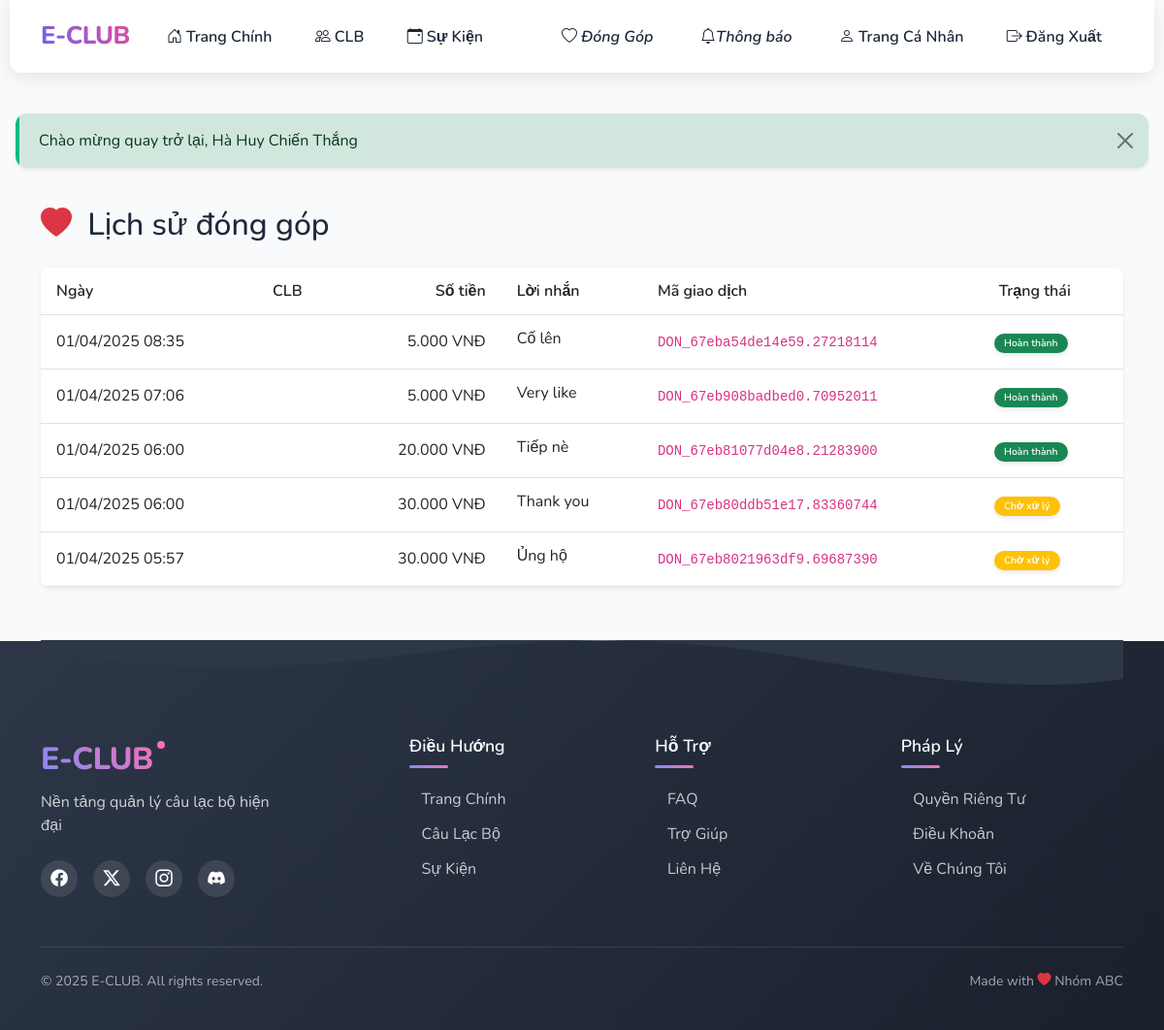
/index.php?page=my_donations (signed in), run on the app's committed database.
### tables this page shows
CREATE TABLE `donations` (
  `id` int(11) NOT NULL,
  `user_id` int(11) DEFAULT NULL,
  `amount` decimal(15,2) NOT NULL,
  `message` text DEFAULT NULL,
  `status` enum('pending','completed','failed') DEFAULT 'pending',
  `transaction_code` varchar(100) DEFAULT NULL,
  `created_at` timestamp NOT NULL DEFAULT current_timestamp(),
  `club_id` int(11) NOT NULL
);

### pages/my_donations.php (the view, shortened to what this page needs)
<?php
require_once __DIR__ . '/../config.php';
$sql = "SELECT d.*, c.name AS club_name
        FROM donations d
        LEFT JOIN clubs c ON d.club_id = c.id
        WHERE d.user_id = ?
        ORDER BY d.created_at DESC";
$stmt = $conn->prepare($sql);
$stmt->bind_param("i", $_SESSION['user_id']);
$stmt->execute();
$donations = $stmt->get_result()->fetch_all(MYSQLI_ASSOC);
?>
<div class="container py-4">
    <div class="row mb-4">
        <div class="col">
            <h2 class="mb-0">
                <i class="bi bi-heart-fill text-danger me-2"></i>
                Lịch sử đóng góp
            </h2>
        </div>
    </div>
    <?php if (empty($donations)): ?>
        <div class="card shadow-sm">
            <div class="card-body text-center py-5">
                <i class="bi bi-inbox text-muted mb-3" style="font-size: 3rem;"></i>
                <h4>Chưa có khoản đóng góp nào</h4>
                <p class="text-muted mb-4">
                    Bạn chưa thực hiện đóng góp cho câu lạc bộ nào.
                </p>
                <a href="index.php?page=clubs" class="btn btn-primary">
                    <i class="bi bi-people-fill me-2"></i>
                    Xem danh sách CLB
                </a>
            </div>
        </div>
    <?php else: ?>
        <div class="card shadow-sm">
            <div class="card-body p-0">
                <div class="table-responsive">
                    <table class="table table-hover mb-0">
                        <thead class="bg-light">
                            <tr>
                                <th class="fw-semibold">Ngày</th>
                                <th class="fw-semibold">CLB</th>
                                <th class="fw-semibold text-end">Số tiền</th>
                                <th class="fw-semibold">Lời nhắn</th>
                                <th class="fw-semibold">Mã giao dịch</th>
                                <th class="fw-semibold">Trạng thái</th>
                            </tr>
                        </thead>
                        <tbody>
                            <?php foreach ($donations as $donation): ?>
                                <tr>
                                    <td class="text-nowrap">
                                        <?php echo date('d/m/Y H:i', strtotime($donation['created_at'])); ?>
                                    </td>
                                    <td>
                                    </td>
                                    <td class="text-end">
                                        <?php echo number_format($donation['amount'], 0, ',', '.') . ' VNĐ'; ?>
                                    </td>
                                    <td>
                                        <?php if ($donation['message']): ?>
                                            <span class="d-inline-block text-truncate" style="max-width: 200px;">
                                                <?php echo htmlspecialchars($donation['message']); ?>
                                            </span>
                                        <?php else: ?>
                                            <span class="text-muted">Không có</span>
                                        <?php endif; ?>
                                    </td>
                                    <td>
                                        <code><?php echo $donation['transaction_code']; ?></code>
                                    </td>
                                    <td>
                                        <?php
                                        $status_config = [
                                            'pending' => ['class' => 'warning', 'text' => 'Chờ xử lý'],
                                            'completed' => ['class' => 'success', 'text' => 'Hoàn thành'],
                                            'failed' => ['class' => 'danger', 'text' => 'Thất bại']
                                        ];
                                        $status = $status_config[$donation['status']];
                                        ?>
                                        <span class="badge bg-<?php echo $status['class']; ?>">
                                            <?php echo $status['text']; ?>
                                        </span>
                                    </td>
                                </tr>
                            <?php endforeach; ?>
                        </tbody>
                    </table>
                </div>
            </div>
        </div>
    <?php endif; ?>
</div>

### templates/layout.php (style rules this page uses)
:root { --primary-color: #6366f1; --primary-light: #818cf8; --primary-dark: #4f46e5; --secondary-color: #ec4899; --secondary-light: #f472b6; --accent-color: #0ea5e9; --success-color: #10b981; --warning-color: #f59e0b; --danger-color: #ef4444; --background-color: #f8fafc; --text-color: #1e293b; --border-radius: 12px; --card-border-radius: 16px; --transition-speed: 0.3s; }
body { min-height: 100vh; display: flex; flex-direction: column; background-color: var(--background-color); font-family: 'Nunito', sans-serif; color: var(--text-color); overflow-x: hidden; }
.card { border: none; border-radius: var(--card-border-radius); background: #fff; box-shadow: 0 5px 15px rgba(0, 0, 0, 0.05); transition: all var(--transition-speed) ease; overflow: hidden; position: relative; z-index: 1; }
.card::before { content: ''; position: absolute; top: 0; left: 0; width: 4px; height: 100%; z-index: 2; opacity: 0; transition: opacity var(--transition-speed) ease; }
.badge { font-size: 0.65rem; padding: 0.35em 0.65em; margin-left: -0.5em; margin-top: -0.5em; }
.badge { padding: 0.5em 1em; border-radius: 20px; font-weight: 600; box-shadow: 0 2px 5px rgba(0, 0, 0, 0.1); }
.fade-in { animation: fadeIn 0.5s ease-in; }

### pages/my_donations.php (style rules this page uses)
.table th { font-weight: 600; white-space: nowrap; padding: 12px 16px; }
.table td { vertical-align: middle; padding: 12px 16px; }
.card { border: none; border-radius: 8px; }

### data on the page
donations: created_at "01/04/2025 08:35", amount "5.000", message "Cố lên", transaction_code "DON_67eba54de14e59.27218114", status "Hoàn thành"
donations: created_at "01/04/2025 07:06", amount "5.000", message "Very like", transaction_code "DON_67eb908badbed0.70952011", status "Hoàn thành"
donations: created_at "01/04/2025 06:00", amount "20.000", message "Tiếp nè", transaction_code "DON_67eb81077d04e8.21283900", status "Hoàn thành"
donations: created_at "01/04/2025 06:00", amount "30.000", message "Thank you", transaction_code "DON_67eb80ddb51e17.83360744", status "Chờ xử lý"
donations: created_at "01/04/2025 05:57", amount "30.000", message "Ủng hộ", transaction_code "DON_67eb8021963df9.69687390", status "Chờ xử lý"

### other printed values
$flash['message'] "Chào mừng quay trở lại, Hà Huy Chiến Thắng"
APP_NAME "E-CLUB"
